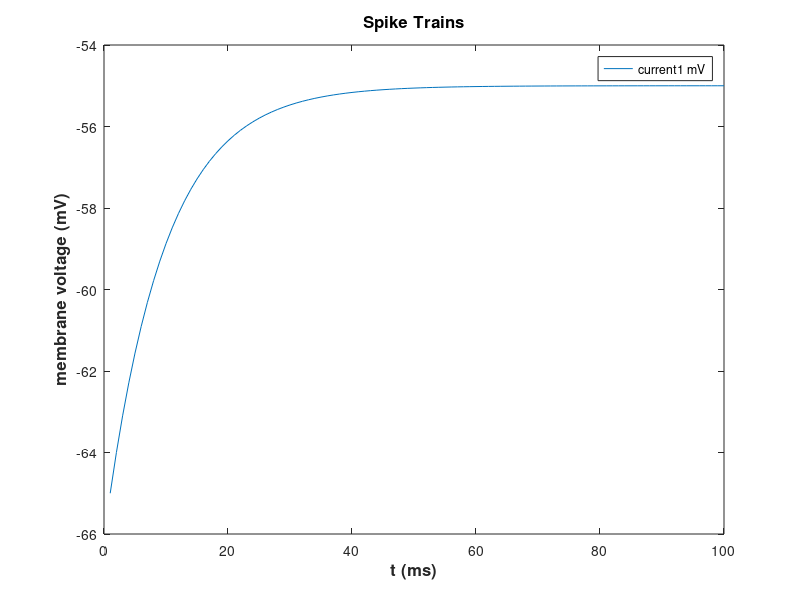
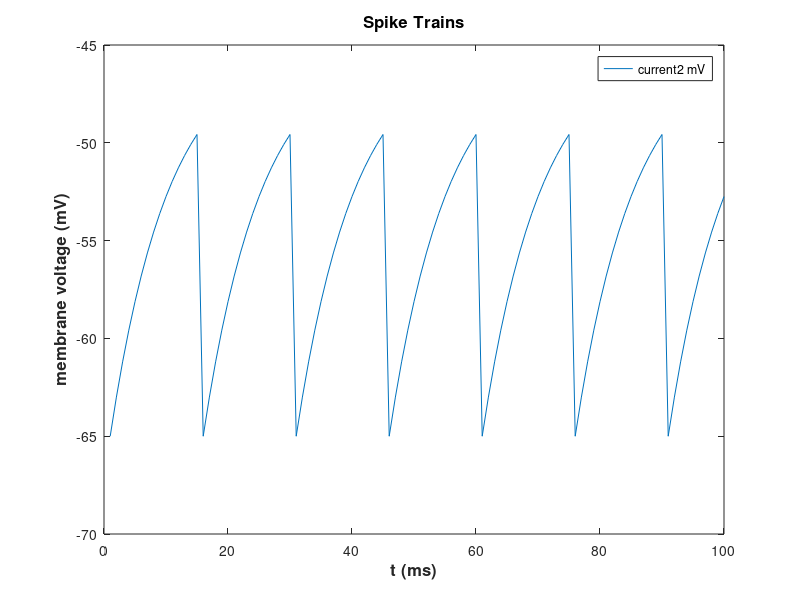
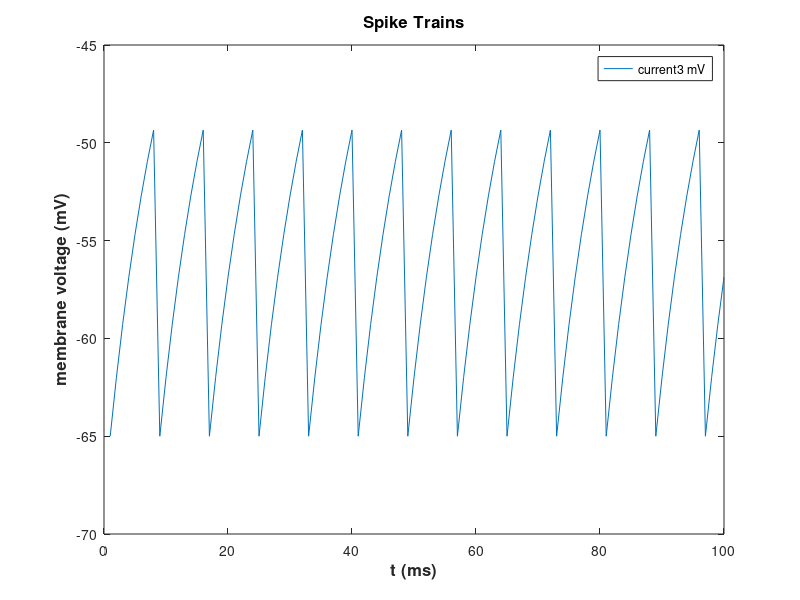
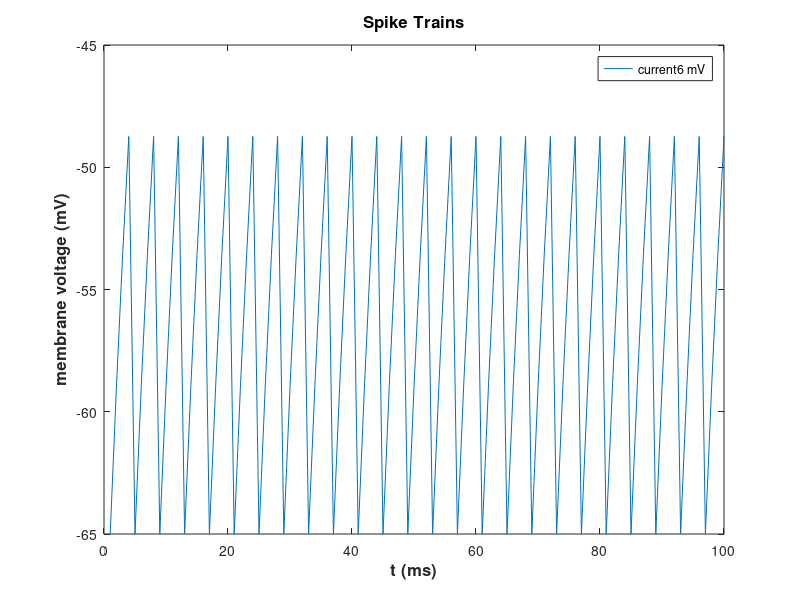

Source code (MATLAB) for these figures, in order:
%% HOMEWORK 2 Colleen Chen ---> REVISION 
% [ ] Ensure the entire script runs with appropriately labeled number of figures 
% [ ] Check to makesure the spike trains are correct 
%
%
%
% Integrate and Fire Neuron 
% V(t+1) = V(t) + (1/Tm)*(El - V(t) + Rm* Ie)

clear all
close all
clc

t = [1:1000]; % ms 
Vreset = -65; % mV
V0= -65; % mV initial condition 
Vth = -50; % THRESHOLD in mV
El = -65; % mV
Tm = 10; % ms
Rm = 10; 
V = NaN(length(t)+1,1); % membrane potential mV 
spikes = NaN(length(t),1);

Ie =[ 1;2;3;6;10];  % array of injected current 
V(1) = -65; % initialized at -65 mV

for ie = 1:length(Ie) 
    
for i = 1:length(t) 
    if V(i) > -50
        V(i+1) = Vreset;
        spikes(i)=1; 
    else
   V(i+1) = V(i)+ ( (1/Tm)*( El - V(i) + Rm * Ie(ie)  )); 
   spikes(i)=0;
    end  
end
spikecount(ie) = sum(nonzeros(spikes)) % frequency: numb of times it spiked 

figure
plot(t(1:100),V(1:100));
title('Spike Trains','FontSize',12,'FontWeight','bold')
xlabel('t (ms)','FontSize',12,'FontWeight','bold') 
ylabel('membrane voltage (mV)','FontSize',12,'FontWeight','bold') 
legend( strcat('current ', num2str(Ie(ie)), ' mV' ) ,'Location','NorthEast');

end

figure 
plot(Ie, spikecount)
title('FL plot','FontSize',12,'FontWeight','bold')
xlabel('Current','FontSize',12,'FontWeight','bold') 
ylabel('Frequency','FontSize',12,'FontWeight','bold') 


%% Izhikevich Neurons
% Class 1 Excitable 



I =[ 1;20;30;60;100];    % I current injection
t = [1:1:500]'; % ms 

v = NaN(length(t)+1,1); % membrane potential mV 
u = NaN(length(t)+1,1);
spikes = NaN(length(t),1);
v(1) =-70;
u(1) =-20;

% class 1 Excitable 
a= 0.02; % a recovery time constasnt
b= -0.1; % b<0 amplifying; b>0 resonating
c=-55; % c spike reset
d= 6; % d outward minus inward currents activated by the spike

figure

for ie = 1:length(I)    
for i = 1:length(t) 
    if v(i) >= 30
       v(i+1)= c;
       u(i+1)= u(i)+d;
       spikes(i)=1; 
    else
       v(i+1) = v(i) + ( 0.04*v(i)^2 + 5*v(i) + 140 - u(i) + I(ie) ); % v membrane potential
       u(i+1) = u(i) + a*( b*v(i) - u(i) ); % u recovery variable
       spikes(i)=0;
    end  
end
spikecount(ie) = sum(nonzeros(spikes)) % frequency: numb of times it spiked 

title('Spike Trains for Class 1 Excitable','FontSize',12,'FontWeight','bold')
xlabel('t (ms)','FontSize',12,'FontWeight','bold') 
ylabel('membrane voltage (mV)','FontSize',12,'FontWeight','bold') 

subplot(length(I),1,ie)
plot(t(1:100),v(1:100));
legend( strcat('current ', num2str(I(ie)), ' mV' ) ,'Location','NorthEast');
end

figure 
plot(I, spikecount)
title('FL plot for Class 1 Excitable','FontSize',12,'FontWeight','bold')
xlabel('Current','FontSize',12,'FontWeight','bold') 
ylabel('Frequency','FontSize',12,'FontWeight','bold') 


%% Class 2 Excitable

% class 2 Excitable 
a= 0.2;% a recovery time constasnt
b= 0.26;% b<0 amplifying; b>0 resonating
c= -65; % c spike reset
d= 0;% d outward minus inward currents activated by the spike

I =[ 1;20;30;60;100];    % I current injection
t = [1:1:500]'; % ms 

v = NaN(length(t)+1,1); % membrane potential mV 
u = NaN(length(t)+1,1);
spikes = NaN(length(t),1);
v(1) =-70;
u(1) =-20;

figure

for ie = 1:length(I)    
for i = 1:length(t) 
    if v(i) >= 30
       v(i+1)= c;
       u(i+1)= u(i)+d;
       spikes(i)=1; 
    else
       v(i+1) = v(i) + ( 0.04*v(i)^2 + 5*v(i) + 140 - u(i) + I(ie) ); % v membrane potential
       u(i+1) = u(i) + a*( b*v(i) - u(i) ); % u recovery variable
       spikes(i)=0;
    end  
end
spikecount(ie) = sum(nonzeros(spikes)) % frequency: numb of times it spiked 

title('Spike Trains for Class 2 Excitable','FontSize',12,'FontWeight','bold')
xlabel('t (ms)','FontSize',12,'FontWeight','bold') 
ylabel('membrane voltage (mV)','FontSize',12,'FontWeight','bold') 

subplot(length(I),1,ie)
plot(t(1:100),v(1:100));
legend( strcat('current ', num2str(I(ie)), ' mV' ) ,'Location','NorthEast');
end

figure 
plot(I, spikecount)
title('FL plot for Class 2 Excitable','FontSize',12,'FontWeight','bold')
xlabel('Current','FontSize',12,'FontWeight','bold') 
ylabel('Frequency','FontSize',12,'FontWeight','bold') 

%% Regular spiking neuron 


a= 0.02;
b= 0.2;
c= -65;
d= 8;

I =[ 1;20;30;60;100];    % I current injection
t = [1:1:500]'; % ms 

v = NaN(length(t)+1,1); % membrane potential mV 
u = NaN(length(t)+1,1);
spikes = NaN(length(t),1);
v(1) =-70;
u(1) =-20;

figure

for ie = 1:length(I)    
for i = 1:length(t) 
    if v(i) >= 30
       v(i+1)= c;
       u(i+1)= u(i)+d;
       spikes(i)=1; 
    else
       v(i+1) = v(i) + ( 0.04*v(i)^2 + 5*v(i) + 140 - u(i) + I(ie) ); % v membrane potential
       u(i+1) = u(i) + a*( b*v(i) - u(i) ); % u recovery variable
       spikes(i)=0;
    end  
end
spikecount(ie) = sum(nonzeros(spikes)) % frequency: numb of times it spiked 

title('Spike Trains for Regular spiking neuron','FontSize',12,'FontWeight','bold')
xlabel('t (ms)','FontSize',12,'FontWeight','bold') 
ylabel('membrane voltage (mV)','FontSize',12,'FontWeight','bold') 

subplot(length(I),1,ie)
plot(t(1:100),v(1:100));
legend( strcat('current ', num2str(I(ie)), ' mV' ) ,'Location','NorthEast');
end

figure 
plot(I, spikecount)
title('FL plot for Regular spiking neuron','FontSize',12,'FontWeight','bold')
xlabel('Current','FontSize',12,'FontWeight','bold') 
ylabel('Frequency','FontSize',12,'FontWeight','bold') 









